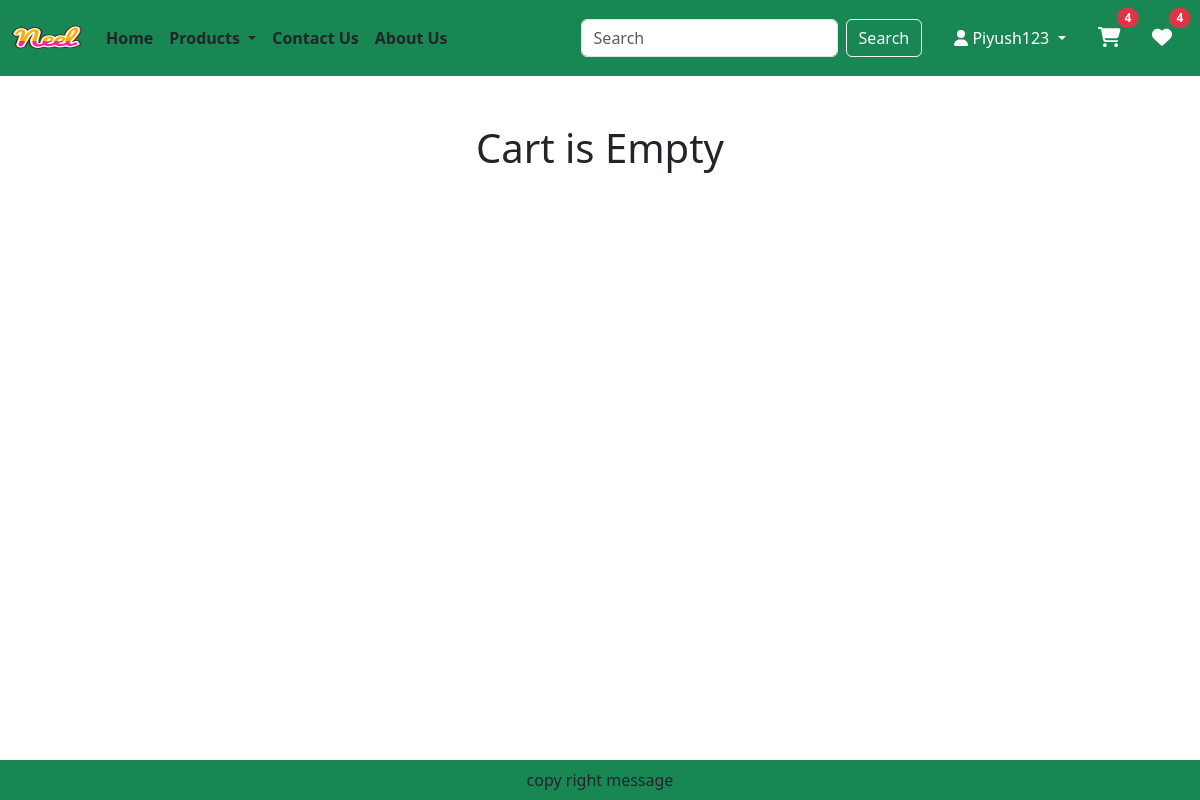
/cart/ (signed in), run on an earlier commit of the app's database.
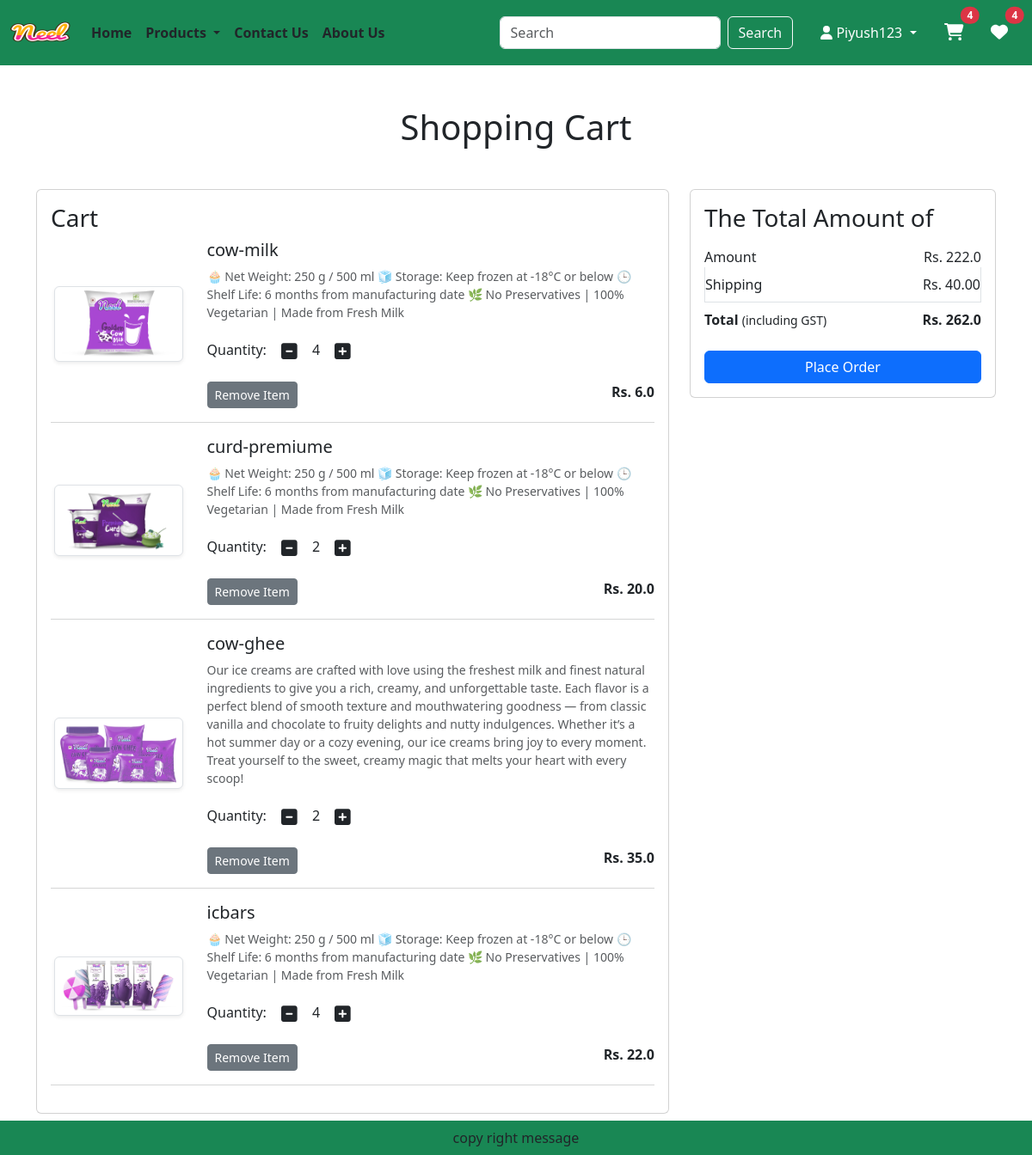
And on a later commit of the database.
### app/models.py (models this page shows, shortened)
class cart(models.Model):
    user = models.ForeignKey(User, on_delete=models.CASCADE)
    product = models.ForeignKey(Product, on_delete=models.CASCADE)
    quantity = models.PositiveIntegerField(default=1)
    @property
    def total_cost(self):
        return self.quantity * self.product.discounted_price

class Product(models.Model):
    title = models.CharField(max_length=100)
    selling_price = models.FloatField()
    discounted_price = models.FloatField()
    description = models.TextField()
    composition = models.TextField(default='')
    prodapp = models.TextField(default='')
    category = models.CharField(choices=CATEGORY_CHOICES, max_length=2)
    product_image = models.ImageField(upload_to='product')

### app/views.py (the view)
# urls.py: path('cart/', views.show_cart, name='show-cart'),
def show_cart(request):
    user = request.user
    cart_items = cart.objects.filter(user=user)
    amount = 0
    shipping_amount = 40
    for p in cart_items:
        amount = amount + p.total_cost
    totalamount = amount + shipping_amount
    return render(request, 'app/addtocart.html', locals())

### app/templates/app/addtocart.html (shortened to what this page needs)
{% extends 'app/layout.html' %}
{% load static %}
{% block content %}
<div class="container my-5">
    <div class="row">
    {% if cart_items %}
        <h1 class="text-center mb-5">Shopping Cart</h1>
        <div class="col-sm-8">
            <div class="card">
                <div class="card-body">
                    <h3>Cart</h3>
                    {% for item in cart_items %}
                    <div class="row">
                        <div class="col-sm-3 text-center align-self-center"><img src="{{item.product.product_image.url}}" alt="" srcset="" class="img-fluid img-thumbnail shadow-sm" height="150" width="150"></div>
                        <div class="col-sm-9">
                            <div>
                                <h5>{{item.product.title}}</h5>
                                <p class="mb-2 text-muted small">{{item.product.description}}</p>
                                <div class="my-3">
                                    <label for="quantity">Quantity:</label>
                                    <a class="minus-cart btn" pid={{item.id}}><i class="fas fa-minus-square fa-lg"></i></a>
                                    <span id="quantity">{{item.quantity}}</span>
                                    <a class="plus-cart btn" pid={{item.id}}><i class="fas fa-plus-square fa-lg"></i></a>
                                </div>
                                <div class="d-flex justify-content-between">
                                    <a href="#" class="remove-cart btn btn-sm btn-secondary mr-3" pid={{item.id}}>Remove Item </a>
                                    <p class="mb-0"><span><strong>Rs. {{item.product.discounted_price}}</strong></span></p>
                                </div>
                            </div>
                        </div>
                    </div>
                    <hr class="text-muted">
                    {% endfor %}
                </div>
            </div>
        </div>
        <div class="col-sm-4">
            <div class="card">
                <div class="card-body">
                    <h3>The Total Amount of</h3>
                    <ul class="list-group">
                        <li class="list-group-item d-flex justify-content-between align-items-center border-0 px-0 pb-0">Amount<span id="amount">Rs. {{amount}}</span></li>
                        <li class="list-group-item d-flex justify-content-between align-items-center px-0">Shipping<span>Rs. 40.00</span></li>
                        <li class="list-group-item d-flex justify-content-between align-items-center border-0 px-0 mb-3">
                            <div>
                                <strong>Total</strong> <small>(including GST)</small>
                            </div>
                            <span id="totalamount"><strong>Rs. {{totalamount}}</strong></span>
                        </li>
                    </ul>
                    <div class="d-grid"><a href="{% url 'checkout' %}" class="btn btn-primary">Place Order</a></div>
                </div>
            </div>
        </div>
    {% else %}
        <h1 class="text-center mb-5">Cart is Empty</h1>
    {% endif %}
    </div>
</div>
{% endblock %}

### app/templates/app/layout.html (shortened to what this page needs)
{% load static %} {% load django_browser_reload %}
<!DOCTYPE html>
<html lang="en">
  <head>
    <link
      href="https://cdn.jsdelivr.net/npm/bootstrap@5.3.8/dist/css/bootstrap.min.css"
      rel="stylesheet"
    />
    <link
  href="https://cdnjs.cloudflare.com/ajax/libs/font-awesome/6.4.0/css/all.min.css"
  rel="stylesheet"
/>
    <link rel="stylesheet" href="{% static 'app/css/owl.carousel.min.css' %}" />
    <link rel="stylesheet" href="{% static 'app/css/all.min.css' %}" />
    <link rel="stylesheet" href="{% static 'app/css/password-field.css' %}" />
    <link rel="stylesheet" href="{% static 'app/css/style.css' %}" />
  </head>
  <body>
    <nav class="navbar navbar-expand-lg navbar-dark bg-success">
      <div class="container-fluid">
        <a class="navbar-brand" href="#">
          <img src="{% static "/app/images/products/Neel.png" %}" alt=""
          width="70" height="50" />
        </a>
        <div class="collapse navbar-collapse" id="navbarSupportedContent">
          <ul class="navbar-nav me-auto mb-2 mb-lg-0">
            <li class="nav-item">
              <a class="nav-link active text-dark fw-semibold" aria-current="page" href="{% url 'home' %}">Home</a>
            </li>
            <li class="nav-item dropdown">
              <a
                class="nav-link dropdown-toggle text-dark fw-semibold"
                href="#"
                role="button"
                data-bs-toggle="dropdown"
              >
                Products
              </a>
            </li>
            <li class="nav-item">
              <a class="nav-link text-dark fw-semibold" href="{% url 'contactus' %}">Contact Us</a>
            </li>
            <li class="nav-item">
              <a class="nav-link text-dark fw-semibold" href="{% url 'aboutus' %}">About Us</a>
            </li>
          </ul>
          <form class="d-flex me-3" role="search">
            <input
              class="form-control me-2"
              type="search"
              placeholder="Search"
              aria-label="Search"
            />
            <button class="btn btn-outline-light" type="submit">
              Search
            </button>
          </form>
          <ul class="navbar-nav mb-2 mb-lg-0 align-items-lg-center">
  {% if request.user.is_authenticated %}
    <li class="nav-item dropdown mx-2">
      <a
        class="nav-link dropdown-toggle text-white"
        href="#"
        id="profileDropdown"
        role="button"
        data-bs-toggle="dropdown"
        aria-expanded="false"
      >
        <i class="fas fa-user"></i> {{request.user.username|title}}
      </a>
    </li>
    <li class="nav-item mx-2">
      <a href="{% url 'show-cart' %}" class="nav-link text-white position-relative">
        <i class="fas fa-shopping-cart fs-5"></i>
        <span class="position-absolute top-0 start-100 translate-middle badge rounded-pill bg-danger">
          4
        </span>
      </a>
    </li>
    <li class="nav-item mx-2">
      <a href="#" class="nav-link text-white position-relative">
        <i class="fas fa-heart fs-5"></i>
        <span class="position-absolute top-0 start-100 translate-middle badge rounded-pill bg-danger">
          4
        </span>
      </a>
    </li>
  {% endif %}
</ul>
        </div>
      </div>
    </nav>
    {% block content %} Keyur bathani {% endblock %}
    <footer class="container-fluid fixed-bottom bg-success text-center p-2 mt-5">copy right message</footer>
  </body>
</html>

What changed in the data, as far as the page shows it:
added cart: product.product_image (picture), product "cow-milk", product.description "🧁 Net Weight: 250 g / 500 ml 🧊 Storage: Keep frozen at -18°C or below 🕒 Shelf Life: 6 months from manufacturing date 🌿 No Preservatives | 100% Vegetarian | Made from Fresh Milk", quantity "4", product.discounted_price "6.0"
added cart: product.product_image (picture), product "curd-premiume", product.description "🧁 Net Weight: 250 g / 500 ml 🧊 Storage: Keep frozen at -18°C or below 🕒 Shelf Life: 6 months from manufacturing date 🌿 No Preservatives | 100% Vegetarian | Made from Fresh Milk", quantity "2", product.discounted_price "20.0"
added cart: product.product_image (picture), product "cow-ghee", product.description "Our ice creams are crafted with love using the freshest milk and finest natural ingredients to give you a rich, creamy, and unforgettable taste. Each flavor is a perfect blend of smooth texture and mouthwatering goodness — from classic vanilla and chocolate to fruity delights and nutty indulgences. Whether it’s a hot summer day or a cozy evening, our ice creams bring joy to every moment. Treat yourself to the sweet, creamy magic that melts your heart with every scoop!", quantity "2", product.discounted_price "35.0"
added cart: product.product_image (picture), product "icbars", product.description "🧁 Net Weight: 250 g / 500 ml 🧊 Storage: Keep frozen at -18°C or below 🕒 Shelf Life: 6 months from manufacturing date 🌿 No Preservatives | 100% Vegetarian | Made from Fresh Milk", quantity "4", product.discounted_price "22.0"
Also different on the page:
{{ amount }}: (not shown) → "222.0"
{{ totalamount }}: (not shown) → "262.0"
text no longer shown: "Cart is Empty"
text now shown: "Shopping Cart Cart The Total Amount of Amount Rs. Shipping Rs. 40.00 Total (including GST) Rs. Place Order"
